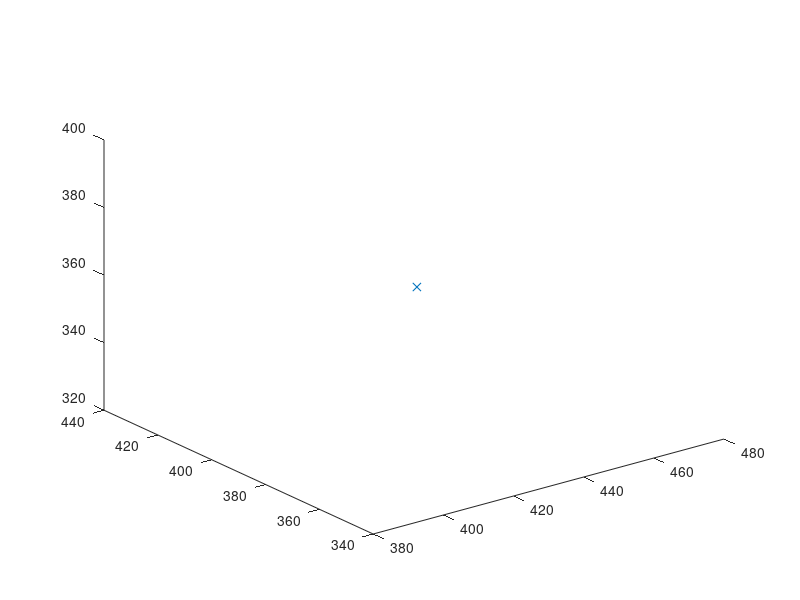

Recreate this plot in MATLAB. (Note: this script raises an error after producing the figure.)
clearvars
close all
x_max = 640;
y_max = 480;
z_max = 400;

EPS = 20;
numNodes = 2000;        

q_start.coord = [0 0 0];
q_start.cost = 0;
q_start.parent = 0;
q_goal.coord = [640 400 180]; 
q_goal.cost = 0;

nodes(1) = q_start;
figure(1)

for i = 1:1:numNodes
    q_rand = [rand(1)*x_max rand(1)*y_max rand(1)*z_max];
    plot3(q_rand(1), q_rand(2), q_rand(3), 'x', 'Color',  [0 0.4470 0.7410])
    
    % Break if goal node is already reached
    for j = 1:1:length(nodes)
        if nodes(j).coord == q_goal.coord
            break
        end
    end
    
    % Pick the closest node from existing list to branch out from
    ndist = [];
    for j = 1:1:length(nodes)
        n = nodes(j);
        tmp = dist_3d(n.coord, q_rand);
        ndist = [ndist tmp];
    end
    [val, idx] = min(ndist);
    q_near = nodes(idx);
    
    q_new.coord = steer3d(q_rand, q_near.coord, val, EPS);
    line([q_near.coord(1), q_new.coord(1)], [q_near.coord(2), q_new.coord(2)], [q_near.coord(3), q_new.coord(3)], 'Color', 'k', 'LineWidth', 2);
    drawnow
    hold on
    q_new.cost = dist_3d(q_new.coord, q_near.coord) + q_near.cost;
    
    % Within a radius of r, find all existing nodes
    q_nearest = [];
    r = 50;
    neighbor_count = 1;
    for j = 1:1:length(nodes)
        if (dist_3d(nodes(j).coord, q_new.coord)) <= r
            q_nearest(neighbor_count).coord = nodes(j).coord;
            q_nearest(neighbor_count).cost = nodes(j).cost;
            neighbor_count = neighbor_count+1;
        end
    end
    
    % Initialize cost to currently known value
    q_min = q_near;
    C_min = q_new.cost;
    
    % Iterate through all nearest neighbors to find alternate lower
    % cost paths
    
    for k = 1:1:length(q_nearest)
        if q_nearest(k).cost + dist_3d(q_nearest(k).coord, q_new.coord) < C_min
            q_min = q_nearest(k);
            C_min = q_nearest(k).cost + dist_3d(q_nearest(k).coord, q_new.coord);
            line([q_min.coord(1), q_new.coord(1)], [q_min.coord(2), q_new.coord(2)], [q_min.coord(3), q_new.coord(3)], 'Color', 'g');            
            hold on
        end
    end
    
    % Update parent to least cost-from node
    for j = 1:1:length(nodes)
        if nodes(j).coord == q_min.coord
            q_new.parent = j;
        end
    end
    
    % Append to nodes
    nodes = [nodes q_new];
end

D = [];
for j = 1:1:length(nodes)
    tmpdist = dist_3d(nodes(j).coord, q_goal.coord);
    D = [D tmpdist];
end

% Search backwards from goal to start to find the optimal least cost path
[val, idx] = min(D);
q_final = nodes(idx);
q_goal.parent = idx;
q_end = q_goal;
nodes = [nodes q_goal];
while q_end.parent ~= 0
    start = q_end.parent;
    line([q_end.coord(1), nodes(start).coord(1)], [q_end.coord(2), nodes(start).coord(2)], [q_end.coord(3), nodes(start).coord(3)], 'Color', 'r', 'LineWidth', 4);
    hold on
    q_end = nodes(start);
end


